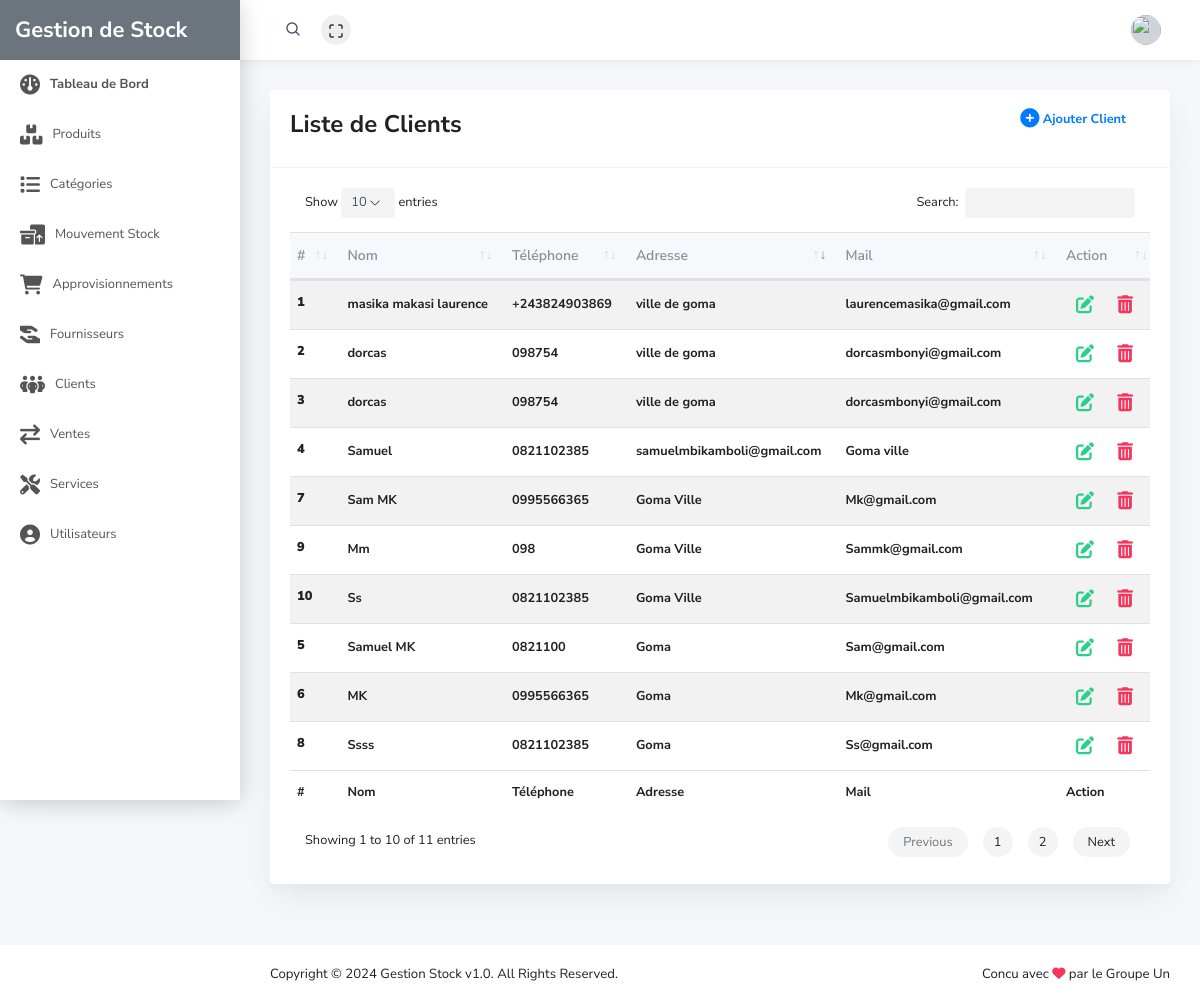
The app's page /page/Client.php (signed in) with its own data.
### tables this page shows
CREATE TABLE `tclient` (
  `id_client` int(11) NOT NULL,
  `noms` varchar(100) DEFAULT NULL,
  `telephone` varchar(20) DEFAULT NULL,
  `adresse` varchar(100) DEFAULT NULL,
  `mail` varchar(100) DEFAULT NULL
);

### process/class/ClsClient.php (called while the page is built, shortened)
<?php
class ClsClient {
    public function afficher()
    {
        $con = new db_connection();
        $connect = $con->openconnection();
        try {
            $stmt = $connect->prepare(" SELECT * FROM tclient ");
            $stmt->execute();
            return $stmt->fetchAll();
        } catch (Exception $e) {
            return $e->getMessage();
        }
    }
}

### page/Client.php (the view, shortened to what this page needs)
<!DOCTYPE html>
<html class="no-js" lang="en">
    <head>
        <?php
    include '../include/head.php';
    require('../process/class/ClsClient.php');
    $data = new ClsClient();
    $all = $data->afficher();
    ?>
    </head>
    <body>
        <div class="wrapper">
            <header class="header-top" header-theme="light">
                <?php include('../include/header.php'); ?>
            </header>
            <div class="page-wrap">
                <?php include('../include/sidebar.php'); ?>
                <div class="main-content">
                    <div class="container-fluid">
                        <div class="card">
                            <div class="card-header row">
                                <div class="col col-sm-12">
                                    <div class="card-options d-inline-block">
                                        <h4><b>Liste de Clients</b></h4>
                                    </div>
                                    <div class=" float-right px-4">
                                        <a class="text-primary" href="" data-toggle="modal"
                                            data-target="#exampleModalCenter"> <span><b>Ajouter
                                                    Client</b></span></a>
                                    </div>
                                </div>
                            </div>
                            <div class="card-body">
                                <div class="container table-responsive">
                                    <table id="order-table" class="table table-striped  nowrap">
                                        <thead>
                                            <tr>
                                                <th>#</th>
                                                <th>Nom</th>
                                                <th>Téléphone</th>
                                                <th>Adresse</th>
                                                <th>Mail</th>
                                                <th>Action</th>
                                            </tr>
                                        </thead>
                                        <tbody>
                                            <?php
                                        $numero = 1;
                                        foreach ($all as $key => $val) {
                                        ?>
                                            <tr>
                                                <th scope="row"><b><?= $numero ?></b></th>
                                                <td><b><?= $val['noms'] ?></b></td>
                                                <td><b><?= $val['telephone'] ?></b></td>
                                                <td><b><?= $val['adresse'] ?></b></td>
                                                <td><b><?= $val['mail'] ?></b></td>
                                                <td>
                                                    <span data-id='<?= $val['id_client'] ?>'
                                                        class="badge elementinfo "></span>
                                                    <span data-id='<?= $val['id_client'] ?>'
                                                        class="badge elementinfo "></span>
                                                </td>
                                            </tr>
                                            <?php
                                            $numero++;
                                        }
                                        ?>
                                        </tbody>
                                        <tfoot>
                                            <tr>
                                                <th>#</th>
                                                <th>Nom</th>
                                                <th>Téléphone</th>
                                                <th>Adresse</th>
                                                <th>Mail</th>
                                                <th>Action</th>
                                            </tr>
                                        </tfoot>
                                    </table>
                                </div>
                            </div>
                        </div>
                    </div>
                </div>
                <?php include('../include/footer.php'); ?>
            </div>
        </div>
    </body>
</html>

### include/head.php (shortened to what this page needs)
<link rel="stylesheet" href="../plugins/bootstrap/dist/css/bootstrap.min.css">
<link rel="stylesheet" href="../plugins/fontawesome/css/all.min.css">
<link rel="stylesheet" href="../plugins/ionicons/dist/css/ionicons.min.css">
<link rel="stylesheet" href="../plugins/icon-kit/dist/css/iconkit.min.css">
<link rel="stylesheet" href="../plugins/perfect-scrollbar/css/perfect-scrollbar.css">
<link rel="stylesheet" href="../plugins/datatables.net-bs4/css/dataTables.bootstrap4.min.css">
<link rel="stylesheet" href="../dist/css/theme.min.css">

### include/header.php (shortened to what this page needs)
<div class="container-fluid">
    <div class="d-flex justify-content-between">
        <div class="top-menu d-flex align-items-center">
            <div class="header-search">
                <div class="input-group">
                    <input type="text" class="form-control">
                    <span class="input-group-addon search-btn"><i class="ik ik-search"></i></span>
                </div>
            </div>
            <button type="button" id="navbar-fullscreen" class="nav-link"><i class="ik ik-maximize"></i></button>
        </div>
        <div class="top-menu d-flex align-items-center">
            <div class="dropdown mr-4">
                <a class="dropdown-toggle" href="#" id="userDropdown" role="button" data-toggle="dropdown" aria-haspopup="true" aria-expanded="false"><img class="avatar" src="img/user.jpg" alt="">
                </a>
            </div>
        </div>
    </div>
</div>

### include/sidebar.php
<div class="app-sidebar ">
    <div class="sidebar-header bg-secondary">
        <a class="header-brand" href="../index.php">
            <span class="text text-white">Gestion de Stock</span>
        </a>
    </div>
    <div class="sidebar-content ">
        <div class="nav-container">
            <nav id="main-menu-navigation" class="navigation-main fw-bold ">
                <div class="nav-item ">
                    <a href="../index.php"><i class="fa fa-dashboard"></i><span><b>Tableau de Bord</b></span></a>
                </div>
                <div class="nav-item">
                    <a href="../page/Produit.php"><i class="fa-solid fa-boxes-stacked"></i><span>Produits</span> </a>
                </div>
                <div class="nav-item">
                    <a href="../page/Categorie.php"><i class="fa-solid fa-list"></i><span>Catégories</span> </a>
                </div>
                <div class="nav-item">
                    <a href="../page/Mouvement.php"><i class="fa-solid fa-boxes-packing"></i><span>Mouvement
                            Stock</span> </a>
                </div>
                <div class="nav-item">
                    <a href="../page/Approvisionnement.php"><i class="fa-solid fa-cart-shopping "></i><span>Approvisionnements</span>
                    </a>
                </div>
                <div class="nav-item">
                    <a href="../page/Fournisseur.php"><i class="fa fa-hand-holding-hand"></i><span>Fournisseurs</span>
                    </a>
                </div>
                <div class="nav-item">
                    <a href="../page/Client.php"><i class="fa fa-people-group"></i><span>Clients</span> </a>
                </div>
                <div class="nav-item">
                    <a href="../page/Vente.php"><i class="fa fa-exchange "></i><span>Ventes</span> </a>
                </div>
                <div class="nav-item">
                    <a href="../page/Services.php"><i class="fa fa-tools "></i><span>Services</span> </a>
                </div>
                <div class="nav-item">
                    <a href="../page/Utilisateur.php"><i class="fa fa-user-circle "></i><span>Utilisateurs</span> </a>
                </div>
            </nav>
        </div>
    </div>
</div>

### include/footer.php
<footer class="footer">
    <div class="w-100 clearfix">
        <span class="text-center text-sm-left d-md-inline-block">Copyright © <?php echo date("Y"); ?> Gestion Stock
            v1.0. All
            Rights
            Reserved.</span>
        <span class="float-none float-sm-right mt-1 mt-sm-0 text-center">Concu avec <i
                class="fa fa-heart text-danger"></i> par <a href="http://lavalite.org/" class="text-dark"
                target="_blank">le Groupe Un</a></span>
    </div>
</footer>

### records on screen
tclient: noms "masika makasi laurence", telephone "+243824903869", adresse "ville de goma", mail "laurencemasika@gmail.com"
tclient: noms "dorcas", telephone "098754", adresse "ville de goma", mail "dorcasmbonyi@gmail.com"
tclient: noms "dorcas", telephone "098754", adresse "ville de goma", mail "dorcasmbonyi@gmail.com"
tclient: noms "Samuel", telephone "0821102385", adresse "samuelmbikamboli@gmail.com", mail "Goma ville"
tclient: noms "Samuel MK", telephone "0821100", adresse "Goma", mail "Sam@gmail.com"
tclient: noms "MK", telephone "0995566365", adresse "Goma", mail "Mk@gmail.com"
tclient: noms "Sam MK", telephone "0995566365", adresse "Goma Ville", mail "Mk@gmail.com"
tclient: noms "Ssss", telephone "0821102385", adresse "Goma", mail "Ss@gmail.com"
tclient: noms "Mm", telephone "098", adresse "Goma Ville", mail "Sammk@gmail.com"
tclient: noms "Ss", telephone "0821102385", adresse "Goma Ville", mail "Samuelmbikamboli@gmail.com"
